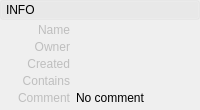
    <widget class="QFrame" name="infoToggleBox">
     <property name="styleSheet">
      <string notr="true"/>
     </property>
     <property name="frameShape">
      <enum>QFrame::NoFrame</enum>
     </property>
     <property name="frameShadow">
      <enum>QFrame::Raised</enum>
     </property>
     <layout class="QVBoxLayout" name="verticalLayout_3">
      <property name="spacing">
       <number>0</number>
      </property>
      <property name="margin">
       <number>0</number>
      </property>
      <item>
       <widget class="QFrame" name="infoToggleBoxHeading">
        <property name="styleSheet">
         <string notr="true"/>
        </property>
        <property name="frameShape">
         <enum>QFrame::NoFrame</enum>
        </property>
        <property name="frameShadow">
         <enum>QFrame::Raised</enum>
        </property>
        <layout class="QVBoxLayout" name="verticalLayout_2">
         <property name="spacing">
          <number>0</number>
         </property>
         <property name="margin">
          <number>0</number>
         </property>
         <item>
          <widget class="QPushButton" name="infoToggleBoxButton">
           <property name="minimumSize">
            <size>
             <width>0</width>
             <height>20</height>
            </size>
           </property>
           <property name="styleSheet">
            <string notr="true">
QPushButton {
	Text-align: left;
	padding-left: 5px;
}

QPushButton:Checked {
	background-color: rgb(255,255,255,25);
}

QPushButton:!Checked {
	background-color: rgb(255,255,255,10);
}</string>
           </property>
           <property name="text">
            <string>INFO</string>
           </property>
           <property name="checkable">
            <bool>true</bool>
           </property>
           <property name="checked">
            <bool>true</bool>
           </property>
           <property name="flat">
            <bool>true</bool>
           </property>
          </widget>
         </item>
        </layout>
       </widget>
      </item>
      <item>
       <widget class="QFrame" name="infoToggleBoxFrame">
        <property name="styleSheet">
         <string notr="true"/>
        </property>
        <property name="frameShape">
         <enum>QFrame::NoFrame</enum>
        </property>
        <property name="frameShadow">
         <enum>QFrame::Raised</enum>
        </property>
        <layout class="QVBoxLayout" name="verticalLayout_5">
         <property name="spacing">
          <number>3</number>
         </property>
         <property name="leftMargin">
          <number>0</number>
         </property>
         <property name="topMargin">
          <number>3</number>
         </property>
         <property name="rightMargin">
          <number>0</number>
         </property>
         <property name="bottomMargin">
          <number>0</number>
         </property>
         <item>
          <layout class="QHBoxLayout" name="horizontalLayout">
           <property name="spacing">
            <number>6</number>
           </property>
           <property name="topMargin">
            <number>0</number>
           </property>
           <item>
            <widget class="QLabel" name="label">
             <property name="enabled">
              <bool>false</bool>
             </property>
             <property name="sizePolicy">
              <sizepolicy hsizetype="Preferred" vsizetype="Preferred">
               <horstretch>2</horstretch>
               <verstretch>0</verstretch>
              </sizepolicy>
             </property>
             <property name="minimumSize">
              <size>
               <width>70</width>
               <height>0</height>
              </size>
             </property>
             <property name="maximumSize">
              <size>
               <width>16777215</width>
               <height>16777215</height>
              </size>
             </property>
             <property name="text">
              <string>Name</string>
             </property>
             <property name="alignment">
              <set>Qt::AlignRight|Qt::AlignTrailing|Qt::AlignVCenter</set>
             </property>
            </widget>
           </item>
           <item>
            <widget class="QLabel" name="name">
             <property name="enabled">
              <bool>true</bool>
             </property>
             <property name="sizePolicy">
              <sizepolicy hsizetype="Expanding" vsizetype="Preferred">
               <horstretch>4</horstretch>
               <verstretch>0</verstretch>
              </sizepolicy>
             </property>
             <property name="text">
              <string/>
             </property>
             <property name="textInteractionFlags">
              <set>Qt::LinksAccessibleByMouse|Qt::TextSelectableByMouse</set>
             </property>
            </widget>
           </item>
          </layout>
         </item>
         <item>
          <layout class="QHBoxLayout" name="horizontalLayout_9">
           <property name="spacing">
            <number>6</number>
           </property>
           <property name="topMargin">
            <number>0</number>
           </property>
           <item>
            <widget class="QLabel" name="label_13">
             <property name="enabled">
              <bool>false</bool>
             </property>
             <property name="sizePolicy">
              <sizepolicy hsizetype="Preferred" vsizetype="Expanding">
               <horstretch>2</horstretch>
               <verstretch>0</verstretch>
              </sizepolicy>
             </property>
             <property name="minimumSize">
              <size>
               <width>70</width>
               <height>0</height>
              </size>
             </property>
             <property name="maximumSize">
              <size>
               <width>16777215</width>
               <height>16777215</height>
              </size>
             </property>
             <property name="text">
              <string>Owner</string>
             </property>
             <property name="alignment">
              <set>Qt::AlignRight|Qt::AlignTop|Qt::AlignTrailing</set>
             </property>
            </widget>
           </item>
           <item>
            <widget class="QLabel" name="owner">
             <property name="enabled">
              <bool>true</bool>
             </property>
             <property name="sizePolicy">
              <sizepolicy hsizetype="Expanding" vsizetype="Expanding">
               <horstretch>4</horstretch>
               <verstretch>0</verstretch>
              </sizepolicy>
             </property>
             <property name="minimumSize">
              <size>
               <width>0</width>
               <height>0</height>
              </size>
             </property>
             <property name="maximumSize">
              <size>
               <width>16777215</width>
               <height>16777215</height>
              </size>
             </property>
             <property name="styleSheet">
              <string notr="true"/>
             </property>
             <property name="text">
              <string/>
             </property>
             <property name="alignment">
              <set>Qt::AlignLeading|Qt::AlignLeft|Qt::AlignTop</set>
             </property>
             <property name="wordWrap">
              <bool>true</bool>
             </property>
             <property name="textInteractionFlags">
              <set>Qt::LinksAccessibleByMouse|Qt::TextSelectableByMouse</set>
             </property>
            </widget>
           </item>
          </layout>
         </item>
         <item>
          <layout class="QHBoxLayout" name="horizontalLayout_11">
           <property name="spacing">
            <number>6</number>
           </property>
           <property name="topMargin">
            <number>0</number>
           </property>
           <item>
            <widget class="QLabel" name="label_14">
             <property name="enabled">
              <bool>false</bool>
             </property>
             <property name="sizePolicy">
              <sizepolicy hsizetype="Preferred" vsizetype="Expanding">
               <horstretch>2</horstretch>
               <verstretch>0</verstretch>
              </sizepolicy>
             </property>
             <property name="minimumSize">
              <size>
               <width>70</width>
               <height>0</height>
              </size>
             </property>
             <property name="maximumSize">
              <size>
               <width>16777215</width>
               <height>16777215</height>
              </size>
             </property>
             <property name="text">
              <string>Created</string>
             </property>
             <property name="alignment">
              <set>Qt::AlignRight|Qt::AlignTop|Qt::AlignTrailing</set>
             </property>
            </widget>
           </item>
           <item>
            <widget class="QLabel" name="created">
             <property name="enabled">
              <bool>true</bool>
             </property>
             <property name="sizePolicy">
              <sizepolicy hsizetype="Expanding" vsizetype="Expanding">
               <horstretch>4</horstretch>
               <verstretch>0</verstretch>
              </sizepolicy>
             </property>
             <property name="minimumSize">
              <size>
               <width>0</width>
               <height>0</height>
              </size>
             </property>
             <property name="maximumSize">
              <size>
               <width>16777215</width>
               <height>16777215</height>
              </size>
             </property>
             <property name="styleSheet">
              <string notr="true"/>
             </property>
             <property name="text">
              <string/>
             </property>
             <property name="alignment">
              <set>Qt::AlignLeading|Qt::AlignLeft|Qt::AlignTop</set>
             </property>
             <property name="wordWrap">
              <bool>true</bool>
             </property>
             <property name="textInteractionFlags">
              <set>Qt::LinksAccessibleByMouse|Qt::TextSelectableByMouse</set>
             </property>
            </widget>
           </item>
          </layout>
         </item>
         <item>
          <layout class="QHBoxLayout" name="horizontalLayout_15">
           <property name="spacing">
            <number>6</number>
           </property>
           <property name="topMargin">
            <number>0</number>
           </property>
           <property name="bottomMargin">
            <number>0</number>
           </property>
           <item>
            <widget class="QLabel" name="label_15">
             <property name="enabled">
              <bool>false</bool>
             </property>
             <property name="sizePolicy">
              <sizepolicy hsizetype="Preferred" vsizetype="Expanding">
               <horstretch>2</horstretch>
               <verstretch>0</verstretch>
              </sizepolicy>
             </property>
             <property name="minimumSize">
              <size>
               <width>70</width>
               <height>0</height>
              </size>
             </property>
             <property name="maximumSize">
              <size>
               <width>16777215</width>
               <height>16777215</height>
              </size>
             </property>
             <property name="text">
              <string>Contains</string>
             </property>
             <property name="alignment">
              <set>Qt::AlignRight|Qt::AlignTop|Qt::AlignTrailing</set>
             </property>
            </widget>
           </item>
           <item>
            <widget class="QLabel" name="contains">
             <property name="enabled">
              <bool>true</bool>
             </property>
             <property name="sizePolicy">
              <sizepolicy hsizetype="Expanding" vsizetype="MinimumExpanding">
               <horstretch>4</horstretch>
               <verstretch>0</verstretch>
              </sizepolicy>
             </property>
             <property name="minimumSize">
              <size>
               <width>0</width>
               <height>0</height>
              </size>
             </property>
             <property name="maximumSize">
              <size>
               <width>16777215</width>
               <height>16777215</height>
              </size>
             </property>
             <property name="styleSheet">
              <string notr="true"/>
             </property>
             <property name="text">
              <string/>
             </property>
             <property name="alignment">
              <set>Qt::AlignLeading|Qt::AlignLeft|Qt::AlignTop</set>
             </property>
             <property name="wordWrap">
              <bool>true</bool>
             </property>
             <property name="textInteractionFlags">
              <set>Qt::LinksAccessibleByMouse|Qt::TextSelectableByMouse</set>
             </property>
            </widget>
           </item>
          </layout>
         </item>
         <item>
          <layout class="QHBoxLayout" name="horizontalLayout_14">
           <property name="spacing">
            <number>6</number>
           </property>
           <property name="topMargin">
            <number>0</number>
           </property>
           <property name="bottomMargin">
            <number>5</number>
           </property>
           <item>
            <widget class="QLabel" name="label_11">
             <property name="enabled">
              <bool>false</bool>
             </property>
             <property name="sizePolicy">
              <sizepolicy hsizetype="Preferred" vsizetype="Expanding">
               <horstretch>2</horstretch>
               <verstretch>0</verstretch>
              </sizepolicy>
             </property>
             <property name="minimumSize">
              <size>
               <width>70</width>
               <height>0</height>
              </size>
             </property>
             <property name="maximumSize">
              <size>
               <width>16777215</width>
               <height>16777215</height>
              </size>
             </property>
             <property name="text">
              <string>Comment</string>
             </property>
             <property name="alignment">
              <set>Qt::AlignRight|Qt::AlignTop|Qt::AlignTrailing</set>
             </property>
            </widget>
           </item>
           <item>
            <widget class="QLabel" name="comment">
             <property name="enabled">
              <bool>true</bool>
             </property>
             <property name="sizePolicy">
              <sizepolicy hsizetype="Expanding" vsizetype="MinimumExpanding">
               <horstretch>4</horstretch>
               <verstretch>0</verstretch>
              </sizepolicy>
             </property>
             <property name="minimumSize">
              <size>
               <width>0</width>
               <height>0</height>
              </size>
             </property>
             <property name="maximumSize">
              <size>
               <width>16777215</width>
               <height>16777215</height>
              </size>
             </property>
             <property name="styleSheet">
              <string notr="true"/>
             </property>
             <property name="text">
              <string>No comment</string>
             </property>
             <property name="alignment">
              <set>Qt::AlignLeading|Qt::AlignLeft|Qt::AlignTop</set>
             </property>
             <property name="wordWrap">
              <bool>true</bool>
             </property>
             <property name="textInteractionFlags">
              <set>Qt::LinksAccessibleByMouse|Qt::TextSelectableByMouse</set>
             </property>
            </widget>
           </item>
          </layout>
         </item>
        </layout>
       </widget>
      </item>
     </layout>
    </widget>
